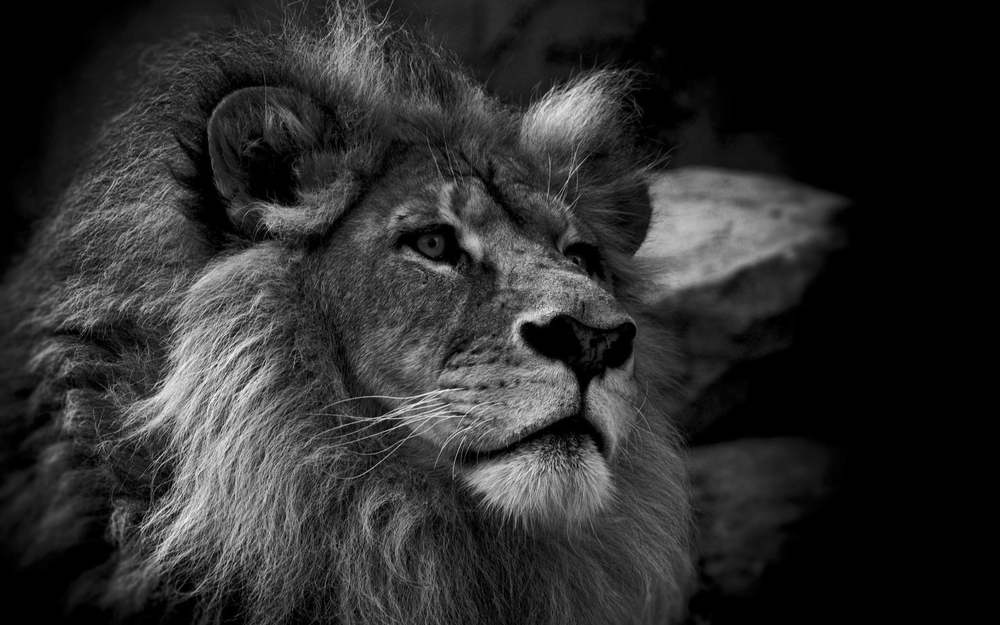
#> input picture vm-shared/project4/project4_/lion-big.png, 1000 x 625 px, shrunk from 2560 x 1600 before the run
$ python task1.py lion-big.png 5   (older library calls are emulated)
#> lines starting #> are read from the running program, lines starting #| are printed output that depends on the picture
#!/usr/bin/env python3

import sys
import os
import numpy
import numpy.linalg
import scipy.misc # version 0.17.0


def getOutputPngName(path, rank):
    filename, ext = os.path.splitext(path)
    return filename + '.' + str(rank) + '.png'

def getOutputNpyName(path, rank):
    filename, ext = os.path.splitext(path)
    return filename + '.' + str(rank) + '.npy'


if len(sys.argv) < 3:
    sys.exit('usage: task1.py <PNG inputFile> <rank>')

inputfile = sys.argv[1]
rank = int(sys.argv[2])
outputpng = getOutputPngName(inputfile, rank)
outputnpy = getOutputNpyName(inputfile, rank)

#
# TODO: The current code just prints out what it is supposed to to
#       Replace the print statement wth your code
#
# 1.Load an image file (whose name is provided as the first command-line argument) into a numpy array using the scipy.misc.imread function.
imread_output = scipy.misc.imread(inputfile)
#> imread_output is the input picture: shape (625, 1000); min 0, max 247, mean 44.8

# 2.Perform singular value decomposition on the array
# http://theory.stanford.edu/~tim/s15/l/l9.pdf
U, s, V = numpy.linalg.svd(imread_output, full_matrices=False)
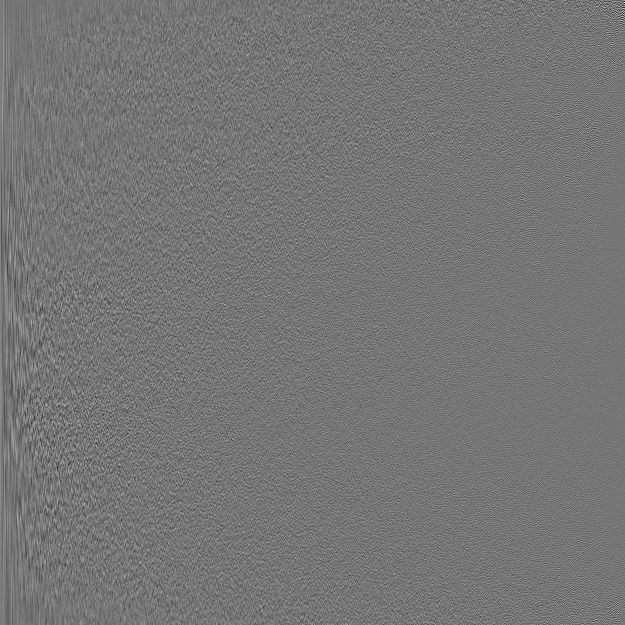
#> U: shape (625, 625) float64; min -0.345, max 0.403, mean 9.6e-05; drawn with min black and max white
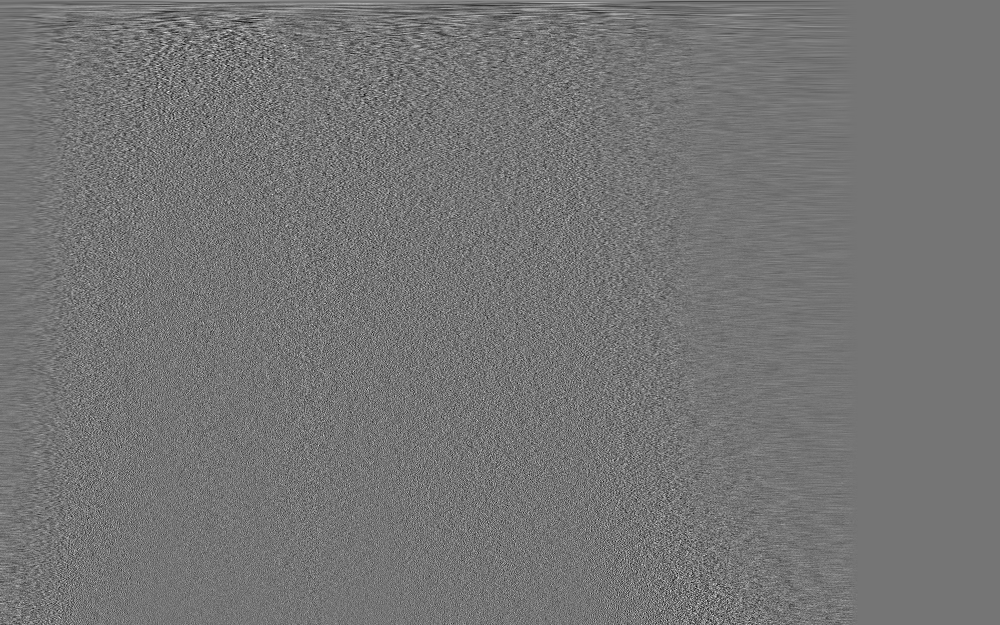
#> V: shape (625, 1000) float64; min -0.201, max 0.237, mean 4.29e-05; drawn with min black and max white
#> s = 625 values, max 43915.8 at index 0, min 4.95 at index 624, mean 517.3

# 3.Keep only the top-k entries in the SVD decomposed matrices and
# multiply them to obtain the best rank-k approximation of the original array
# (the k value should come from the second command-line argument of task1.py)


# https://docs.scipy.org/doc/numpy-1.13.0/reference/generated/numpy.linalg.svd.html

#numpy array is stored in [rows,columns]
V_rank = V[0:rank, :] #
U_rank = U[:, 0:rank]
#> U_rank = 625 rows, first 6: [0.0146, 0.014, 0.0131, 0.0325, 0.00924], [0.0147, 0.014, 0.0132, 0.0326, 0.00929], [0.0148, 0.0142, 0.0134, 0.0341, 0.0108], [0.015, 0.0144, 0.014, 0.0342, 0.012], [0.015, 0.0145, 0.0142, 0.0352, 0.0123], [0.0151, 0.0145, 0.0145, 0.0366, 0.0123]
s_rank = s[0:rank]
#> s_rank = [43915.8, 13848.9, 9341.7, 8064.8, 6543]
S = numpy.diag(s_rank) #need to make matrix diagonal
#> S = [[43915.8, 0, 0, 0, 0], [0, 13848.9, 0, 0, 0], [0, 0, 9341.7, 0, 0], [0, 0, 0, 8064.8, 0], [0, 0, 0, 0, 6543]]
result = numpy.dot(U_rank, numpy.dot(S,V_rank)) #reconstructing SVD matrix with new top-k entries
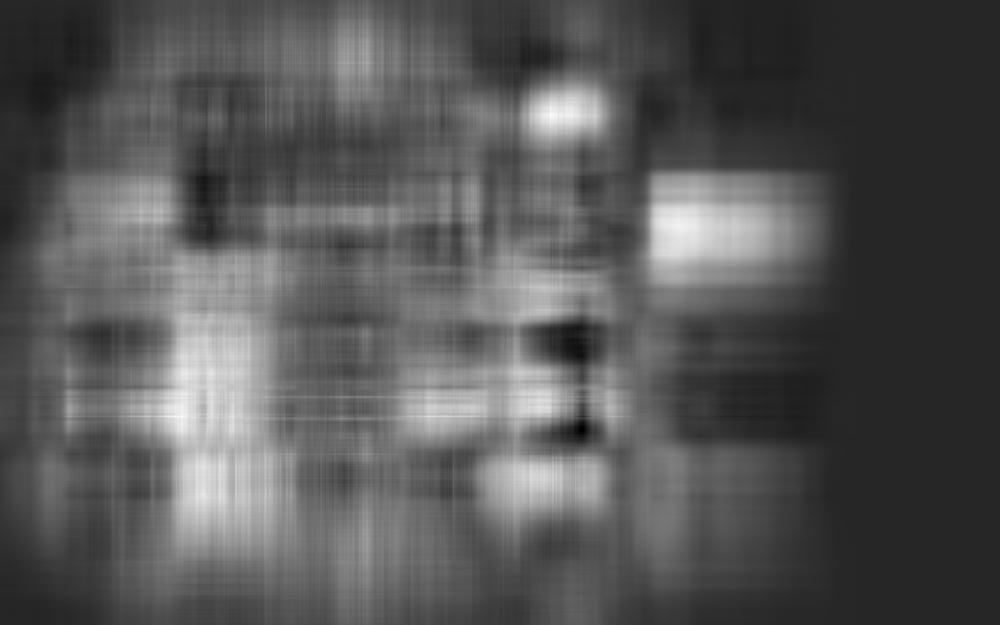
#> result: shape (625, 1000) float64; min -36.54, max 202.4, mean 44.8; drawn with min black and max white

# Save the approximated array as
# (1) a binary array file (with the name from the getOutputNpyName function call) using numpy.save function and
# (2) a PNG file (with the name from the getOutputPngName function call) using the scipy.misc.imsave function.
#> (the run stopped early here; a loop or call above may not have finished)
